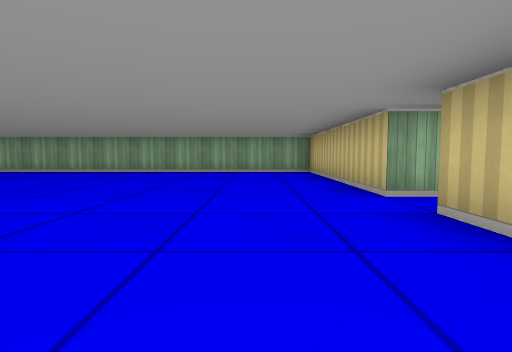
view 1 (above)

17 first-person views from a walk through a cub3D ray-caster map. The camera is about half as high as the walls, tilts 4° down and sees 80° across. The floor is counted in squares. Each view is taken from the middle of a square. On the plan, view 1 faces up. The plan holds only what a view shows up to about 9 squares ahead; the rest is blank.

view 2
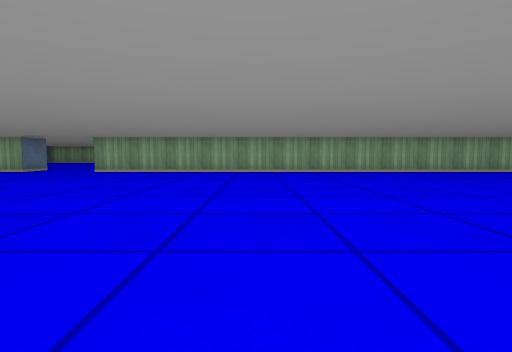

view 3
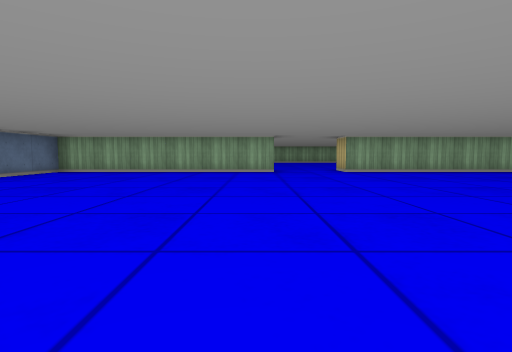

view 4
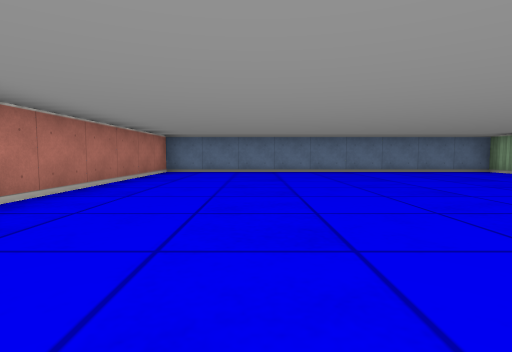

view 5
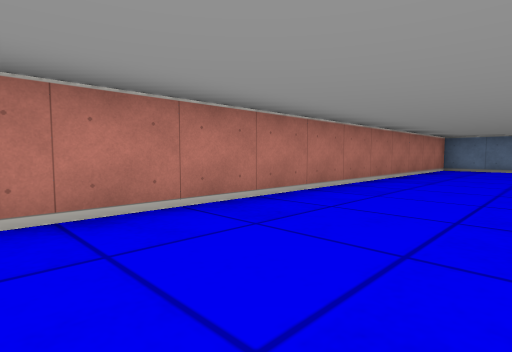

view 6
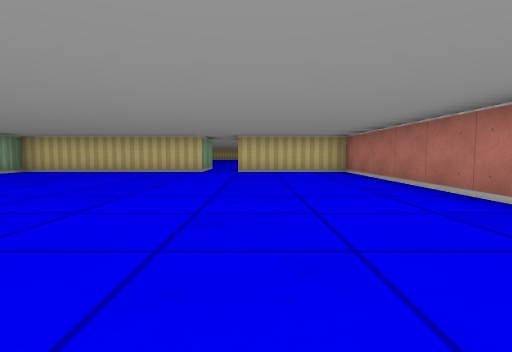

view 7
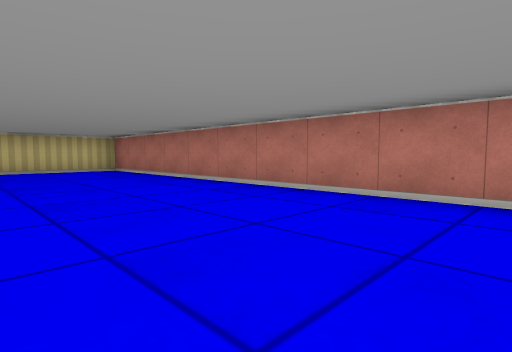

view 8
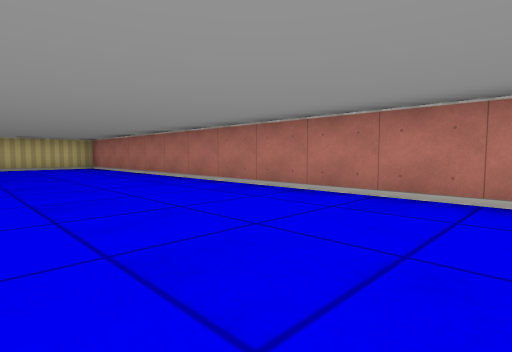

view 9
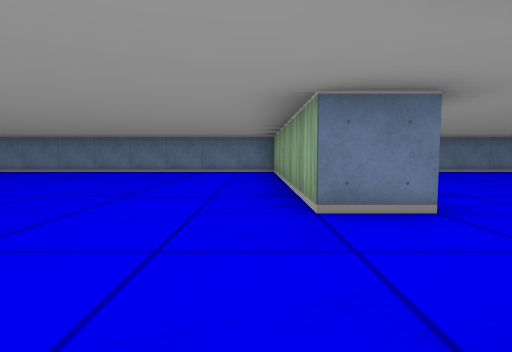

view 10
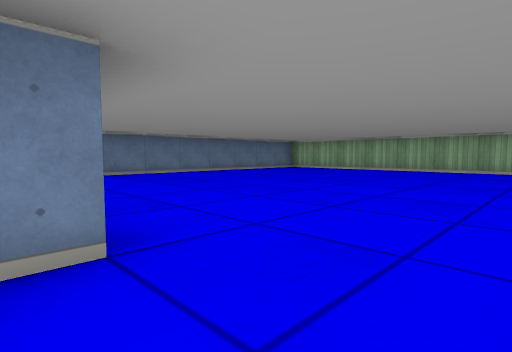

view 11
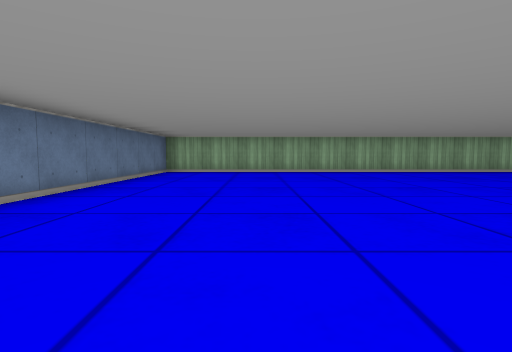

view 12
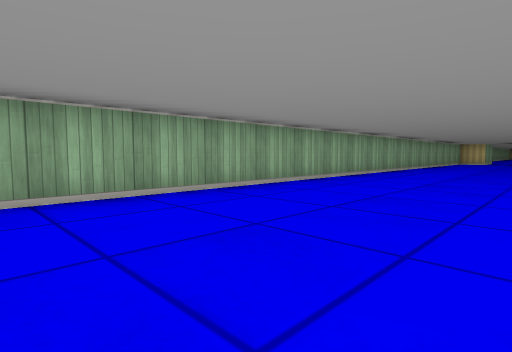

view 13
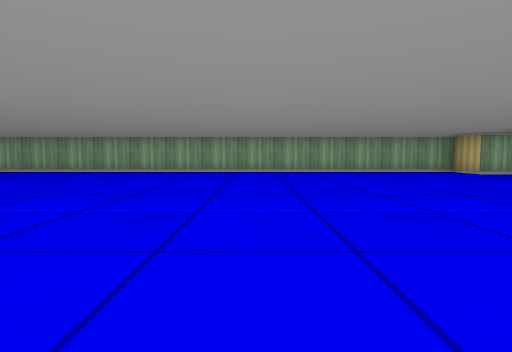

view 14
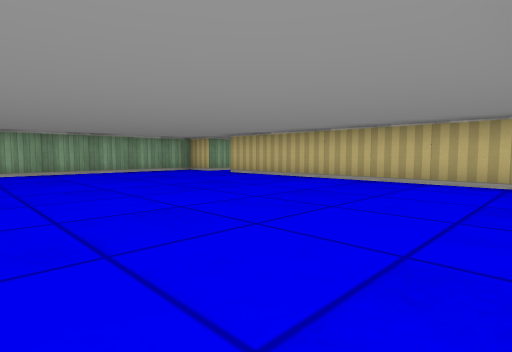

view 15
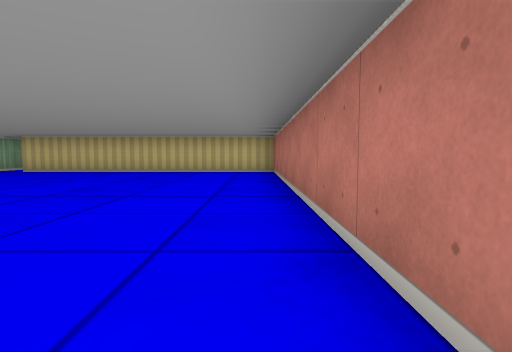

view 16
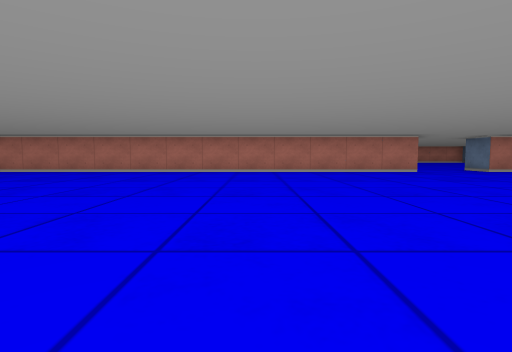

view 17
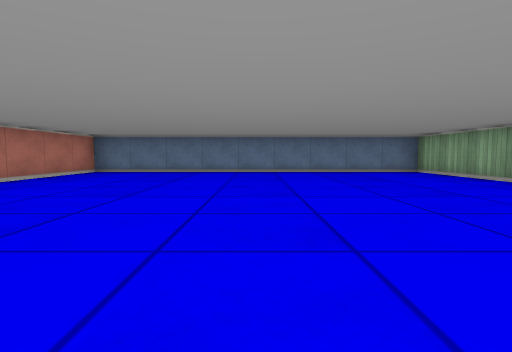

### Floor plan
Points are (right, up) in squares from view 1. A wall is a line through its corners. A room is listed if a view was taken in it or the views show most of it. See-through windows are left out.
Room 1 (views 1, 2, 3, 4, 5, 6, 7, 8, 9, 10)
walls: (-15.5, 9.5) (-15.5, 8.5) (-21.5, 8.5) (-21.5, -0.5) (1.5, -0.5) (1.5, 2.5); (1.5, 3.5) (1.5, 8.5) (-13.5, 8.5) (-13.5, 9)
ways out: opening at (-14.5, 9) to room 2; opening at (2.5, 3)
Room 2 (views 11, 12, 13, 14, 15, 16, 17)
walls: (-13.6, 9.5) (1.5, 9.5) (1.5, 16.5); (-16.1, 9.5) (-15.5, 9.5); (1.5, 17.5) (1.5, 18.5) (-21.5, 18.5) (-21.5, 9.5) (-18.2, 9.5)
ways out: opening at (-14.5, 9) to room 1; opening at (2.5, 17)

Positions as (right, up) in squares from view 1, and headings:
1: (0, 0), facing up
2: (-9, 0), facing up
3: (-16, 0), facing up
4: (-13, 2), facing left
5: (-11, 2), facing down-left
6: (-7, 2), facing right
7: (-8, 3), facing down-right
8: (-10, 3), facing down-right
9: (-13, 8), facing left
10: (-14, 9), facing up-left
11: (-19, 10), facing up
12: (-16, 15), facing up-right
13: (-4, 10), facing up
14: (-4, 10), facing up-right
15: (-7, 10), facing right
16: (-9, 18), facing down
17: (-13, 14), facing left
